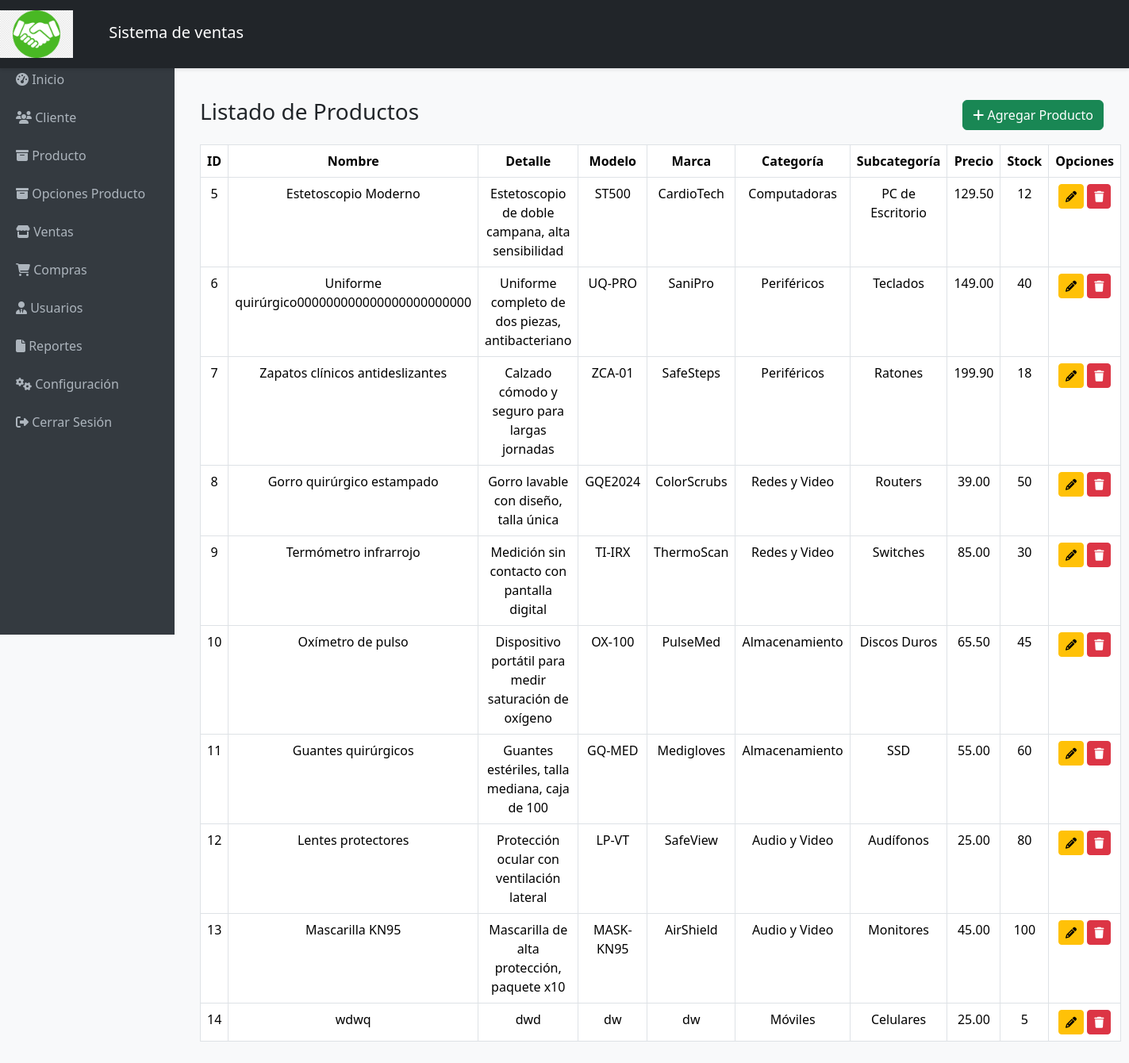
Page /producto.php on the earlier database version.
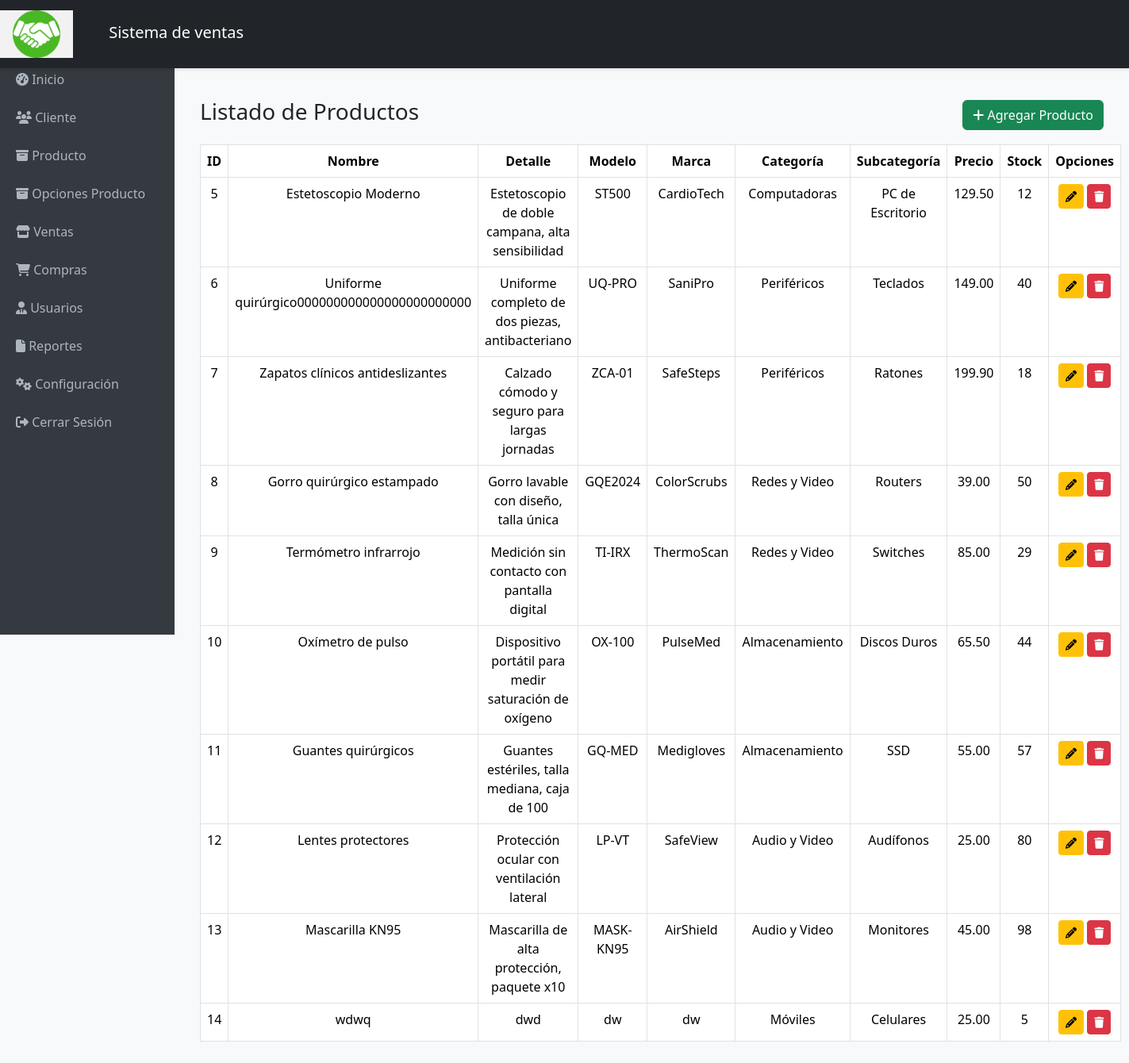
Same page on the later database version.
### tables this page shows
CREATE TABLE `producto` (
  `prod_codi` int(11) NOT NULL,
  `prod_nombre` varchar(100) NOT NULL,
  `prod_descripcion` text DEFAULT NULL,
  `prod_model` varchar(50) DEFAULT NULL,
  `prod_marca` varchar(50) DEFAULT NULL,
  `idsubcategoria` int(11) NOT NULL,
  `proc_precio` decimal(10,2) NOT NULL,
  `prod_stock` int(11) NOT NULL,
  `fecha_creacion` datetime DEFAULT current_timestamp(),
  `fecha_actualizacion` datetime DEFAULT current_timestamp() ON UPDATE current_timestamp()
);

CREATE TABLE `categoria` (
  `idcategoria` int(11) NOT NULL,
  `nombre_categoria` varchar(100) NOT NULL
);

CREATE TABLE `subcategoria` (
  `idsubcategoria` int(11) NOT NULL,
  `nombre_subcategoria` varchar(100) NOT NULL,
  `idcategoria` int(11) NOT NULL
);

### producto.php (the view, shortened to what this page needs)
<?php
include_once './conexion/cone.php';
$sql = "SELECT p.*, s.nombre_subcategoria, c.nombre_categoria
        FROM producto p
        JOIN subcategoria s ON p.idsubcategoria = s.idsubcategoria
        JOIN categoria c ON s.idcategoria = c.idcategoria";
$res = $con->query($sql);
?>
<!DOCTYPE html>
<html lang="es">
<?php include_once './includes/head.php'; ?>
<body>
    <?php include_once './includes/header.php'; ?>
    <div class="content">
        <div class="container-fluid mt-5">
            <div class="d-flex justify-content-between align-items-center mb-3">
                <h3>Listado de Productos</h3>
                <button class="btn btn-success" data-bs-toggle="modal" data-bs-target="#modalAgregar">
                    <i class="fas fa-plus"></i> Agregar Producto
                </button>
            </div>
            <table class="table table-bordered table-hover text-center">
                <thead>
                    <tr>
                        <th>ID</th>
                        <th>Nombre</th>
                        <th>Detalle</th>
                        <th>Modelo</th>
                        <th>Marca</th>
                        <th>Categoría</th>
                        <th>Subcategoría</th>
                        <th>Precio</th>
                        <th>Stock</th>
                        <th>Opciones</th>
                    </tr>
                </thead>
                <tbody>
                    <?php while ($p = $res->fetch_assoc()) : ?>
                        <tr>
                            <td><?= $p['prod_codi'] ?></td>
                            <td><?= $p['prod_nombre'] ?></td>
                            <td><?= $p['prod_descripcion'] ?></td>
                            <td><?= $p['prod_model'] ?></td>
                            <td><?= $p['prod_marca'] ?></td>
                            <td><?= $p['nombre_categoria'] ?></td>
                            <td><?= $p['nombre_subcategoria'] ?></td>
                            <td><?= $p['proc_precio'] ?></td>
                            <td><?= $p['prod_stock'] ?></td>
                            <td>
                                <button class="btn btn-warning btn-sm" data-bs-toggle="modal" data-bs-target="#modalEditar" data-id="<?= $p['prod_codi'] ?>" data-nombre="<?= $p['prod_nombre'] ?>" data-detalle="<?= $p['prod_descripcion'] ?>" data-modelo="<?= $p['prod_model'] ?>" data-marca="<?= $p['prod_marca'] ?>" data-sub="<?= $p['idsubcategoria'] ?>" data-precio="<?= $p['proc_precio'] ?>" data-stock="<?= $p['prod_stock'] ?>">
                                    <i class="fa fa-pencil"></i>
                                </button>
                                <a href="producto_eliminar.php?id=<?= $p['prod_codi'] ?>" class="btn btn-danger btn-sm" onclick="return confirm('¿Eliminar este producto?')">
                                    <i class="fa fa-trash"></i>
                                </a>
                            </td>
                        </tr>
                    <?php endwhile; ?>
                </tbody>
            </table>
        </div>

Differences in the rows shown:
changed producto "Termómetro infrarrojo": prod_stock "30" → "29"
changed producto "Oxímetro de pulso": prod_stock "45" → "44"
changed producto "Guantes quirúrgicos": prod_stock "60" → "57"
changed producto "Mascarilla KN95": prod_stock "100" → "98"
